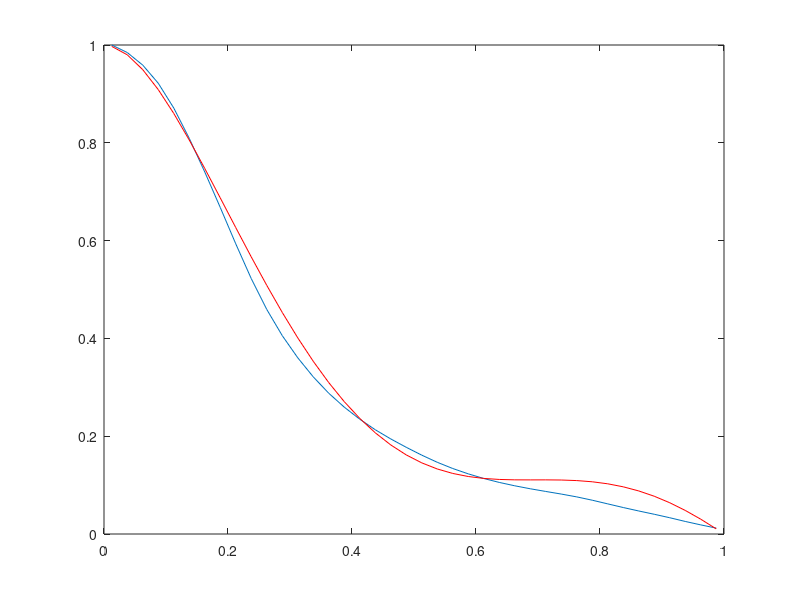

Write the MATLAB code that produced this figure.
rho_polo=[   ...
0.0125000    0.0375000    0.0625000    0.0875000     0.112500     0.137500...
     0.162500     0.187500     0.212500     0.237500     0.262500     0.287500...
     0.312500     0.337500     0.362500     0.387500     0.412500     0.437500...
     0.462500     0.487500     0.512500     0.537500     0.562500     0.587500...
     0.612500     0.637500     0.662500     0.687500     0.712500     0.737500...
     0.762500     0.787500     0.812500     0.837500     0.862500     0.887500...
     0.912500     0.937500     0.962500     0.987500];
     
 
 P_polo=[...
           80382.2      79145.1      77075.0      74100.3      70026.5      65037.2...
      59512.7      53679.0      47701.4      41983.7      36917.4      32610.4...
      28968.3      25832.0      23139.3      20853.6      18872.5      17140.5...
      15627.8      14251.5      12962.5      11789.8      10765.5      9887.96...
      9126.20      8478.72      7925.38      7436.31      6994.68      6566.53...
      6100.22      5555.03      4951.92      4351.99      3784.17      3244.18...
      2673.79      2063.81      1498.60      969.771];

close all
plot(rho_polo,P_polo/P_polo(1))

poly_finesse=[1.  -0.05  -14.2 35.4  -32.15 10  ]
poly_finesse=fliplr(poly_finesse)
P_fit=polyval(poly_finesse,rho_polo)

hold on
plot(rho_polo,P_fit,'r')
